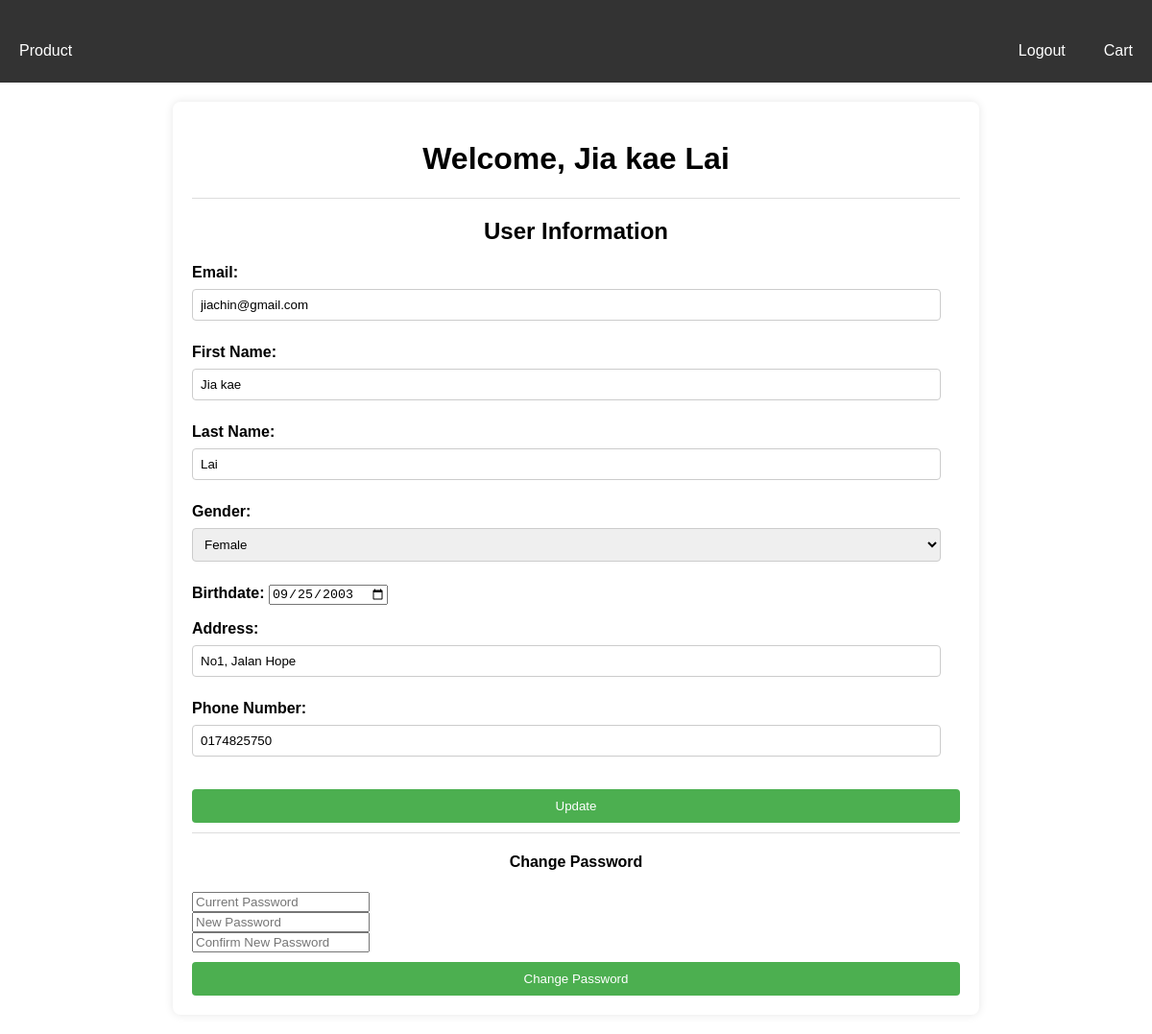
Screenshot of /home.php (signed in) with the database file from the repository.
### tables this page shows
CREATE TABLE `account` (
  `username` varchar(50) NOT NULL,
  `password` varchar(50) DEFAULT NULL,
  `User_type` varchar(50) DEFAULT NULL,
  `Email` varchar(50) DEFAULT NULL,
  `FirstName` varchar(50) DEFAULT NULL,
  `LastName` varchar(50) DEFAULT NULL,
  `Gender` varchar(50) DEFAULT NULL,
  `Birthdate` date DEFAULT NULL,
  `Address` varchar(50) DEFAULT NULL,
  `PhoneNumber` varchar(50) DEFAULT NULL,
  `Picture` varchar(50) DEFAULT NULL
);

### home.php (the view, shortened to what this page needs)
<?php
$servername = "localhost";
$username = "root";
$password = "";
$database = "individual";
$conn = new mysqli($servername, $username, $password, $database);
$userInfo = getUserInfo($conn);
function getUserInfo($conn) {
    $userId = $_COOKIE['cookies'];
    $sql = "SELECT * FROM Account WHERE username = ?";
    $stmt = $conn->prepare($sql);
    $stmt->bind_param("s", $userId);
    $stmt->execute();
    $result = $stmt->get_result();
    if ($result->num_rows > 0) {
        $row = $result->fetch_assoc();
        return $row;
    } else {
        return false;
    }
}
?>
<!DOCTYPE html>
<html lang="en">
<head>
</head>
<body>
    <div class="navbar">
        <a href="product.php">Product</a>
        <a href="cart.php" class="right">Cart</a>
        <a href="logout.php" class="right">Logout</a>
    </div>
    <div class="container">
        <h1>Welcome, <?php echo $userInfo['FirstName'] . ' ' . $userInfo['LastName']; ?></h1>
        <hr>
        <h2>User Information</h2>
        <form method="POST">
            <p><strong>Email:</strong> <input type="email" name="email" value="<?php echo $userInfo['Email']; ?>"></p>
            <p><strong>First Name:</strong> <input type="text" name="FirstName" value="<?php echo $userInfo['FirstName']; ?>"></p>
            <p><strong>Last Name:</strong> <input type="text" name="LastName" value="<?php echo $userInfo['LastName']; ?>"></p>
            <p><strong>Gender:</strong>
                <select name="Gender">
                    <option value="Female" <?php echo ($userInfo['Gender'] == 'Female') ? 'selected' : ''; ?>>Female</option>
                </select>
            </p>
            <p><strong>Birthdate:</strong> <input type="date" name="Birthdate" value="<?php echo $userInfo['Birthdate']; ?>"></p>
            <p><strong>Address:</strong> <input type="text" name="Address" value="<?php echo $userInfo['Address']; ?>"></p>
            <p><strong>Phone Number:</strong> <input type="tel" name="PhoneNumber" value="<?php echo $userInfo['PhoneNumber']; ?>"></p>
            <input type="submit" name="update" value="Update">
        </form>
                <hr>
        <h4>Change Password</h4>
        <form method="post">
            <input type="password" name="current_password" placeholder="Current Password" required><br>
            <input type="password" name="new_password" placeholder="New Password" required><br>
            <input type="password" name="confirm_new_password" placeholder="Confirm New Password" required><br>
            <input type="submit" name="change_password" value="Change Password">
        </form>
    </div>
</body>
</html>

### home.php (style rules this page uses)
body { font-family: Arial, sans-serif; margin: 0; padding: 0; }
.navbar { overflow: hidden; background-color: #333; padding: 10px 0; }
.navbar a { float: left; display: block; color: white; text-align: center; padding: 14px 20px; text-decoration: none; }
.navbar .right { float: right; }
.container { max-width: 800px; margin: 20px auto; background-color: #fff; padding: 20px; border-radius: 8px; box-shadow: 0 0 10px rgba(0, 0, 0, 0.1); }
h1, h2, h4 { text-align: center; }
hr { margin-top: 10px; margin-bottom: 20px; border: 0; border-top: 1px solid #ddd; }
input[type="text"], input[type="email"], input[type="tel"], select { width: calc(100% - 20px); padding: 8px; margin: 8px 0; border: 1px solid #ccc; border-radius: 4px; box-sizing: border-box; }
input[type="submit"] { background-color: #4CAF50; color: white; padding: 10px 20px; border: none; border-radius: 4px; cursor: pointer; margin-top: 10px; width: 100%; }
a { display: block; text-align: center; margin-top: 20px; text-decoration: none; color: #007bff; }

### rows the page displays
account: FirstName "Jia kae", LastName "Lai", email "jiachin@gmail.com", Gender "Female", Birthdate "09/25/2003", Address "No1, Jalan Hope", PhoneNumber "0174825750"
